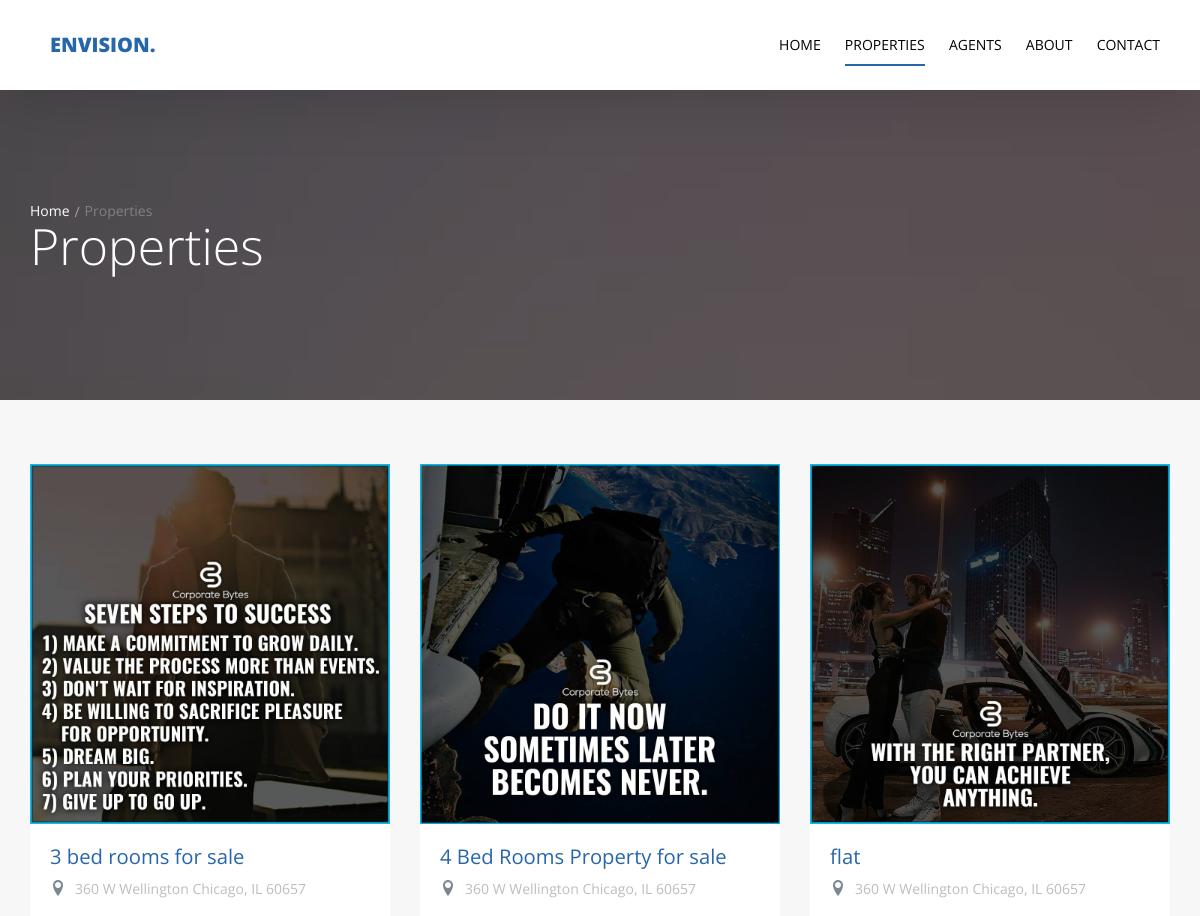
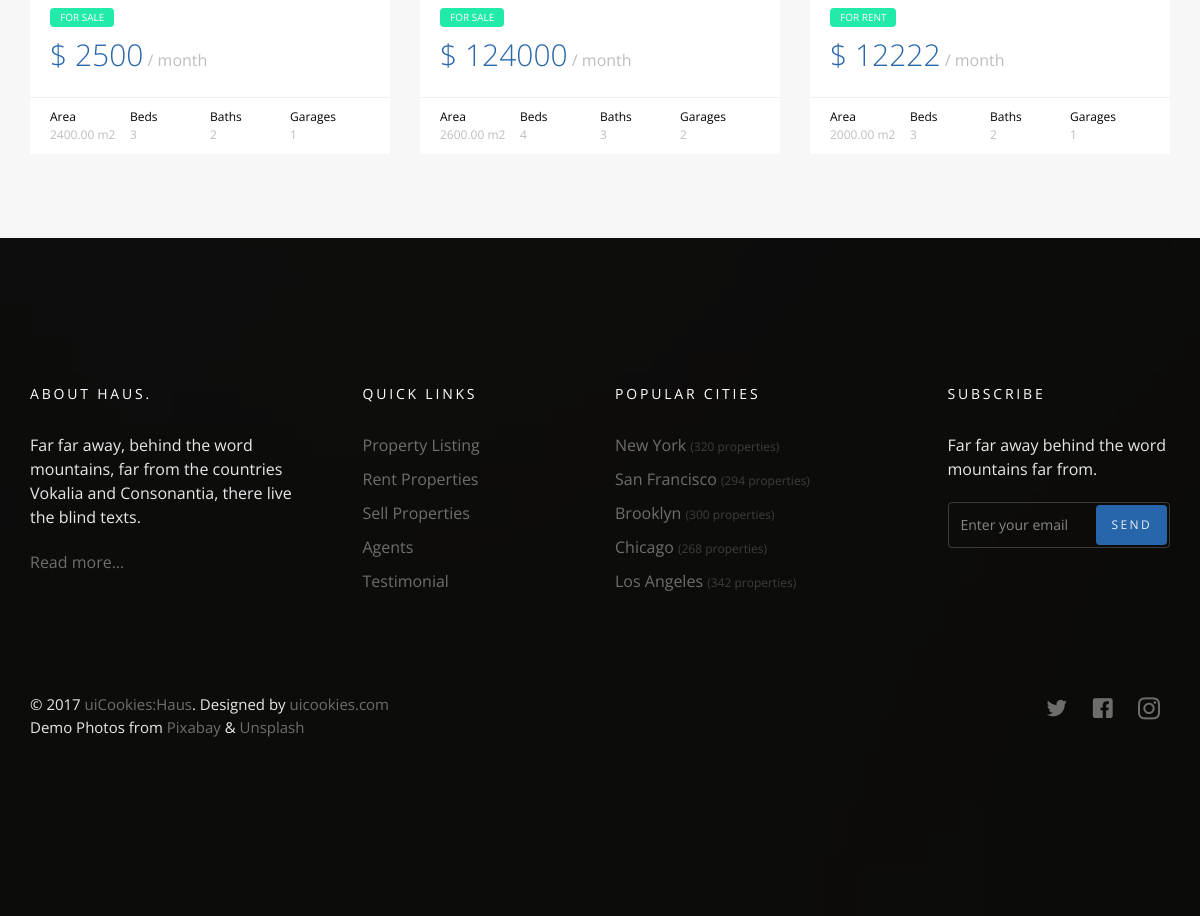
Screenshot of /property/ with the database file from the repository (2 pictures, top to bottom).
### property/models.py (models this page shows)
class Property(models.Model):
    name = models.CharField(max_length=50)
    property_type = models.CharField(choices=property_type, max_length=20)
    price = models.PositiveIntegerField()
    category = models.ForeignKey('Category', null=True, on_delete=models.SET_NULL)
    area = models.DecimalField(max_digits=10, decimal_places=2)
    beds_number = models.PositiveIntegerField()
    baths_number = models.PositiveIntegerField()
    garages_number = models.PositiveIntegerField()
    image = models.ImageField(upload_to='property/', null=True)
    location = models.CharField(max_length=50, null=True)
    def __str__(self):
        return self.name
    class Meta:
        verbose_name = 'Property'
        verbose_name_plural = 'Properties'

### property/views.py (the view)
# urls.py: path('', views.property_list, name="property_list"),
def property_list(request):
    property_list = Property.objects.all()
    template = 'property/list.html'
    address_query = request.GET.get('q')
    property_type = request.GET.get('property_type', None)
    if address_query and property_type:
        property_list = property_list.filter(
            Q(name__icontains = address_query) &
            Q(property_type__icontains = property_type[0])
        ).distinct()
    context = {
        'property_list': property_list
    }
    return render(request, template, context)

### property/templates/property/list.html (shortened to what this page needs)
{% extends "base.html" %}
{% block body %}
  <section class="probootstrap-slider flexslider2 page-inner">
    <div class="overlay"></div>
    <div class="probootstrap-wrap-banner">
      <div class="container">
        <div class="row">
          <div class="col-md-8">
            <div class="page-title probootstrap-animate">
              <div class="probootstrap-breadcrumbs">
                <a href="#">Home</a><span>Properties</span>
              </div>
              <h1>Properties</h1>
            </div>
          </div>
        </div>
      </div>
    </div>
    <ul class="slides">
      <li style="background-image: url(img/slider_1.jpg);"></li>
    </ul>
  </section>
  <section class="probootstrap-section probootstrap-section-lighter">
    <div class="container">
      <div class="row">
    {% if property_list %}
      {% for property in property_list %}
        <div class="col-md-4 col-sm-6">
          <div class="probootstrap-card probootstrap-listing">
            <div class="probootstrap-card-media">
              <img src="{{ property.image.url }}" class="img-responsive" alt="Free HTML5 Template by uicookies.com">
            </div>
            <div class="probootstrap-card-text">
              <h2 class="probootstrap-card-heading"><a href="{% url 'property:property_detail' property.id %}">{{ property }}</a></h2>
              <div class="probootstrap-listing-location">
                <i class="icon-location2"></i> <span>360 W Wellington Chicago, IL 60657</span>
              </div>
              <div class="probootstrap-listing-category for-sale"><span>For {{property.property_type}}</span></div>
              <div class="probootstrap-listing-price"><strong>$ {{ property.price }}</strong> / month</div>
            </div>
            <div class="probootstrap-card-extra">
              <ul>
                <li>
                  Area
                  <span>{{ property.area }} m2</span>
                </li>
                <li>
                  Beds
                  <span>{{ property.beds_number }}</span>
                </li>
                <li>
                  Baths
                  <span>{{ property.baths_number }}</span>
                </li>
                <li>
                  Garages
                  <span>{{ property.garages_number }}</span>
                </li>
              </ul>
            </div>
          </div>
        </div>
       {% endfor %}
      {% else %}
      <div class="col-md-10 col-sm-10">
        <h2> No search property for this Name or type</h2>
      </div>
      {% endif %}
      </div>
    </div>
  </section>
  {% endblock body %}

### templates/base.html (shortened to what this page needs)
{% load static %}
<!DOCTYPE html>
<html lang="en">
  <head>
    <link rel="stylesheet" href="{% static 'css/styles-merged.css' %}">
    <link rel="stylesheet" href="{% static 'css/style.min.css' %}">
    <link rel="stylesheet" href="{% static 'css/custom.css' %}">
  </head>
  <body>
  <header role="banner" class="probootstrap-header">
    <div class="container">
        <a href="/" class="probootstrap-logo">Envision<span>.</span></a>
        <nav role="navigation" class="probootstrap-nav hidden-xs">
          <ul class="probootstrap-main-nav">
            <li {% if category_list_home %}class="active"{% endif %}><a href="/">Home</a></li>
            <li {% if property_list %}class="active"{% endif %}><a href="{% url 'property:property_list' %}">Properties</a></li>
            <li {% if agents_list %}class="active"{% endif %}><a href="{% url 'agents:agent_list' %}">Agents</a></li>
            <li {% if about %}class="active"{% endif %}><a href="{% url 'about:about_us' %}">About</a></li>
            <li {% if contactdetails %}class="active"{% endif %}><a href="{% url 'contact:send_mail' %}">Contact</a></li>
          </ul>
        </nav>
    </div>
  </header>
{% block body %}
{% endblock body %}
  <footer class="probootstrap-footer probootstrap-bg" style="background-image: url(img/slider_3.jpg)">
    <div class="container">
      <div class="row mb60">
        <div class="col-md-3">
          <div class="probootstrap-footer-widget">
            <h4 class="heading">About Haus.</h4>
            <p>Far far away, behind the word mountains, far from the countries Vokalia and Consonantia, there live the blind texts. </p>
            <p><a href="#">Read more...</a></p>
          </div>
        </div>
        <div class="col-md-3">
          <div class="probootstrap-footer-widget probootstrap-link-wrap">
            <h4 class="heading">Quick Links</h4>
            <ul class="stack-link">
              <li><a href="#">Property Listing</a></li>
              <li><a href="#">Rent Properties</a></li>
              <li><a href="#">Sell Properties</a></li>
              <li><a href="#">Agents</a></li>
              <li><a href="#">Testimonial</a></li>
            </ul>
          </div>
        </div>
        <div class="col-md-3">
          <div class="probootstrap-footer-widget">
            <h4 class="heading">Popular Cities</h4>
            <ul class="stack-link">
              <li><a href="#">New York <small>(320 properties)</small></a></li>
              <li><a href="#">San Francisco <small>(294 properties)</small></a></li>
              <li><a href="#">Brooklyn <small>(300 properties)</small></a></li>
              <li><a href="#">Chicago <small>(268 properties)</small></a></li>
              <li><a href="#">Los Angeles <small>(342 properties)</small></a></li>
            </ul>
          </div>
        </div>
        <div class="col-md-3">
          <div class="probootstrap-footer-widget probootstrap-link-wrap">
            <h4 class="heading">Subscribe</h4>
            <p>Far far away behind the word mountains far from.</p>
            <form action="#">
              <div class="form-field">
                <input type="text" class="form-control" placeholder="Enter your email">
                <button class="btn btn-subscribe">Send</button>
              </div>
            </form>
          </div>
        </div>
      </div>
      <div class="row copyright">
        <div class="col-md-6">
          <div class="probootstrap-footer-widget">
            <p>&copy; 2017 <a href="https://uicookies.com/">uiCookies:Haus</a>. Designed by <a href="https://uicookies.com/">uicookies.com</a> <br> Demo Photos from <a href="https://pixabay.com/">Pixabay</a> &amp; <a href="https://unsplash.com/">Unsplash</a></p>
          </div>
        </div>
        <div class="col-md-6">
          <div class="probootstrap-footer-widget right">
            <ul class="probootstrap-footer-social">
              <li><a href="#"><i class="icon-twitter"></i></a></li>
              <li><a href="#"><i class="icon-facebook"></i></a></li>
              <li><a href="#"><i class="icon-instagram2"></i></a></li>
            </ul>
          </div>
        </div>
      </div>
    </div>
  </footer>
  </body>
</html>

### rows the page displays
Property: image (picture), name "3 bed rooms for sale", property_type "SALE", price "2500", area "2400.00", beds_number "3", baths_number "2", garages_number "1"
Property: image (picture), name "4 Bed Rooms Property for sale", property_type "SALE", price "124000", area "2600.00", beds_number "4", baths_number "3", garages_number "2"
Property: image (picture), name "flat", property_type "RENT", price "12222", area "2000.00", beds_number "3", baths_number "2", garages_number "1"
